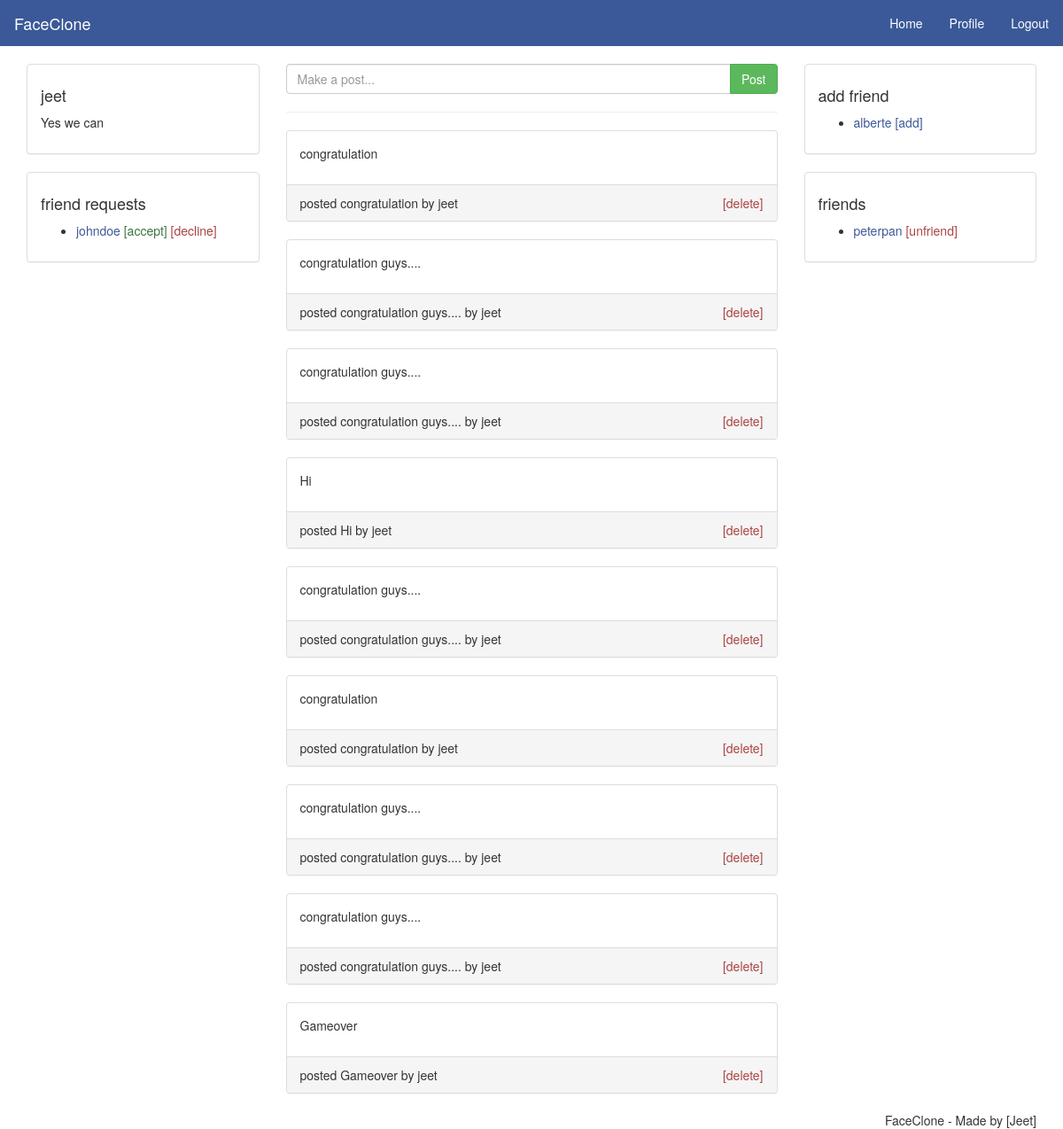
Page /home (signed in) on the committed database.
### social/models.py (models this page shows, shortened)
class UserProfile(models.Model):
    user=models.OneToOneField(User,on_delete=models.CASCADE)
    loc=models.CharField(max_length=20,blank=True)
    bio=models.TextField(max_length=300,blank=True)
    img=models.ImageField(upload_to='pics',default='avtar.jpg')

class UserPost(models.Model):
    user=models.ForeignKey(User,on_delete=models.CASCADE)
    post=models.TextField(max_length=300,blank=False)
    date=models.DateTimeField(auto_now_add=True)

### social/views.py (the view)
# urls.py: 2. Add a URL to urlpatterns:  path('', views.home, name='home')
@login_required(login_url='index')
def home(request):
    user=request.user
    context={'user':user}
    posts=UserPost.objects.all()
    context.update({"posts":posts})
    return render(request,"home.html",context)

### templates/home.html (shortened to what this page needs)
{% load static %}
<!DOCTYPE html>
<html>
<head>
  <link rel="stylesheet" type="text/css" href="{% static 'css/bootstrap.min.css' %}">
  <link rel="stylesheet" type="text/css" href="{% static 'css/style.css'%}">
<body>
  <nav class="navbar navbar-default">
    <div class="container-fluid">
      <div class="navbar-header">
        <a class="navbar-brand" href="{% url 'index' %}">FaceClone</a>
      </div>
      <ul class="nav navbar-nav navbar-right">
        <li><a href="{% url 'home' %}">Home</a></li>
        <li><a href="{% url 'profile' %}">Profile</a></li>
        <li><a href="{% url 'logout' %}">Logout</a></li>
      </ul>
    </div>
  </nav>
  <main class="container">
    <div class="row">
      <div class="col-md-3">
        <div class="panel panel-default">
          <div class="panel-body">
            <h4>{{user.username}}</h4>
            <p>{{user.userprofile.bio}}</p>
          </div>
        </div>
        <div class="panel panel-default">
          <div class="panel-body">
            <h4>friend requests</h4>
            <ul>
              <li>
                <a href="#">johndoe</a>
                <a class="text-success" href="#">[accept]</a>
                <a class="text-danger" href="#">[decline]</a>
              </li>
            </ul>
          </div>
        </div>
      </div>
      <div class="col-md-6">
        <form method="post" action="{% url 'addpost' %}">
          <div class="input-group">
            <input class="form-control" type="text" name="content" placeholder="Make a post...">
            <span class="input-group-btn">
              <button class="btn btn-success" type="submit" name="post">Post</button>
            </span>
          </div>
        </form><hr>
        <div>
          {% for post in posts %}
          <div class="panel panel-default">
            <div class="panel-body">
              <p>{{post.post}}</p>
            </div>
            <div class="panel-footer">
              <span>posted {{post.post}} by {{post.user.username}}</span>
              <span class="pull-right"><a class="text-danger" href="#">[delete]</a></span>
            </div>
          </div>
          {% endfor %}
        </div>
      </div>
      <div class="col-md-3">
        <div class="panel panel-default">
          <div class="panel-body">
            <h4>add friend</h4>
            <ul>
              <li>
                <a href="#">alberte</a>
                <a href="#">[add]</a>
              </li>
            </ul>
          </div>
        </div>
        <div class="panel panel-default">
          <div class="panel-body">
            <h4>friends</h4>
            <ul>
              <li>
                <a href="#">peterpan</a>
                <a class="text-danger" href="#">[unfriend]</a>
              </li>
            </ul>
          </div>
        </div>
      </div>
    </div>
  </main>
  <footer class="container text-center">
    <ul class="nav nav-pills pull-right">
      <li>FaceClone - Made by [Jeet]</li>
    </ul>
  </footer>
</body>
</html>

### static/css/style.css (style rules this page uses)
a { color: #3b5998; }
.navbar { -webkit-border-radius: 0; -moz-border-radius: 0; border-radius: 0; }
.navbar-default { background-color: #3b5998; border-color: #3b5998; }
.navbar-default .navbar-brand { color: #fff; }
.navbar-default .navbar-nav>li>a { color: #fff; }

### rows in the picture
UserPost: post "congratulation", user.username "jeet"
UserPost: post "congratulation guys....", user.username "jeet"
UserPost: post "congratulation guys....", user.username "jeet"
UserPost: post "Hi", user.username "jeet"
UserPost: post "congratulation guys....", user.username "jeet"
UserPost: post "congratulation", user.username "jeet"
UserPost: post "congratulation guys....", user.username "jeet"
UserPost: post "congratulation guys....", user.username "jeet"
UserPost: post "Gameover", user.username "jeet"

### other values in the picture
{{ user.username }} "jeet"
{{ user.userprofile.bio }} "Yes we can"
